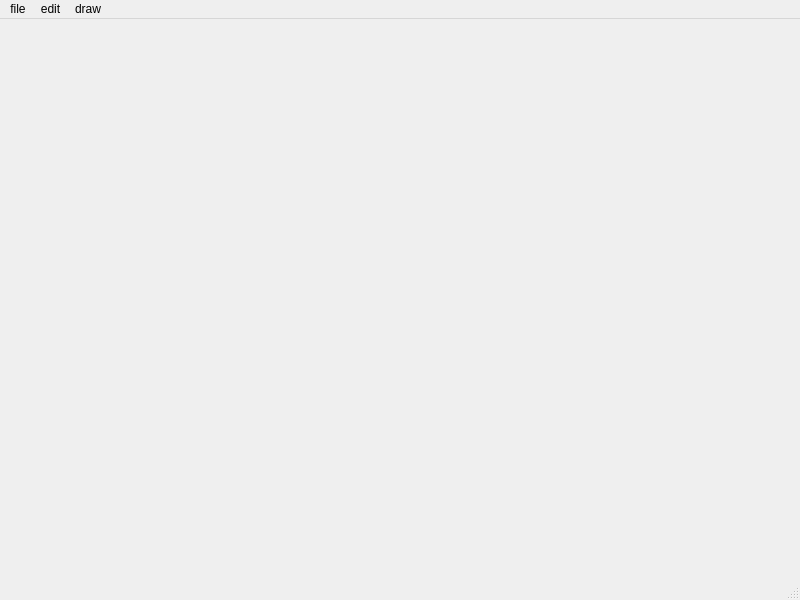
<?xml version="1.0" encoding="UTF-8"?>
<ui version="4.0">
 <class>MainWindow</class>
 <widget class="QMainWindow" name="MainWindow">
  <property name="geometry">
   <rect>
    <x>0</x>
    <y>0</y>
    <width>800</width>
    <height>600</height>
   </rect>
  </property>
  <property name="windowTitle">
   <string>MainWindow</string>
  </property>
  <widget class="QWidget" name="centralwidget"/>
  <widget class="QMenuBar" name="menubar">
   <property name="geometry">
    <rect>
     <x>0</x>
     <y>0</y>
     <width>800</width>
     <height>25</height>
    </rect>
   </property>
   <widget class="QMenu" name="menu">
    <property name="title">
     <string>file</string>
    </property>
    <addaction name="actionnew"/>
    <addaction name="actionopen"/>
    <addaction name="actionclose"/>
   </widget>
   <widget class="QMenu" name="menuedit">
    <property name="title">
     <string>edit</string>
    </property>
   </widget>
   <widget class="QMenu" name="menudraw">
    <property name="title">
     <string>draw</string>
    </property>
    <addaction name="actionline"/>
    <addaction name="actionrectangle"/>
    <addaction name="actioncircle"/>
    <addaction name="actionpolygon"/>
    <addaction name="actionpath"/>
   </widget>
   <addaction name="menu"/>
   <addaction name="menuedit"/>
   <addaction name="menudraw"/>
  </widget>
  <widget class="QStatusBar" name="statusbar"/>
  <action name="actionnew">
   <property name="text">
    <string>new</string>
   </property>
  </action>
  <action name="actionopen">
   <property name="text">
    <string>open</string>
   </property>
  </action>
  <action name="actionclose">
   <property name="text">
    <string>close</string>
   </property>
  </action>
  <action name="actionline">
   <property name="text">
    <string>line</string>
   </property>
  </action>
  <action name="actionrectangle">
   <property name="text">
    <string>rectangle</string>
   </property>
  </action>
  <action name="actioncircle">
   <property name="text">
    <string>circle</string>
   </property>
  </action>
  <action name="actionpolygon">
   <property name="text">
    <string>polygon</string>
   </property>
  </action>
  <action name="actionpath">
   <property name="text">
    <string>path</string>
   </property>
  </action>
 </widget>
 <resources/>
 <connections/>
</ui>
